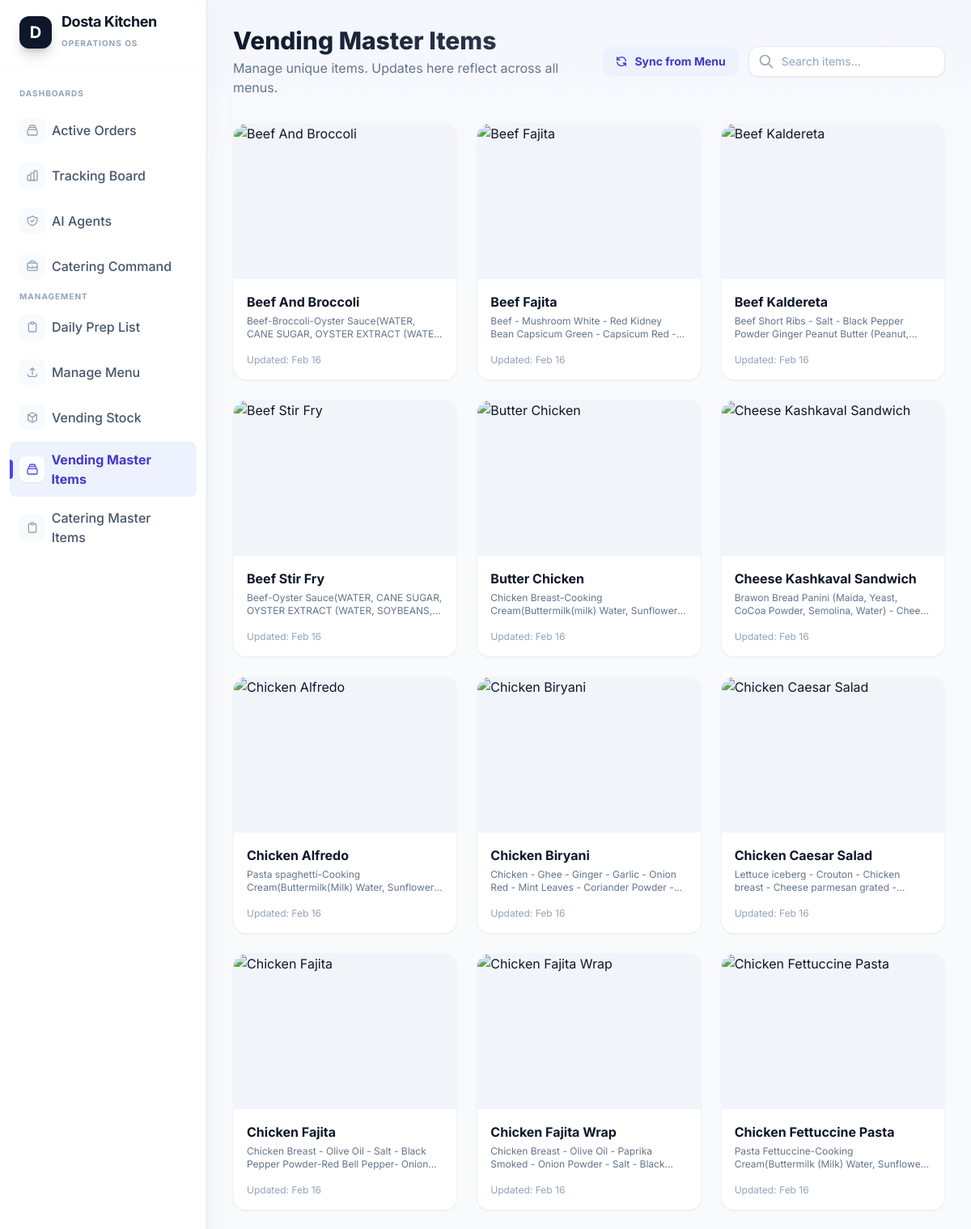
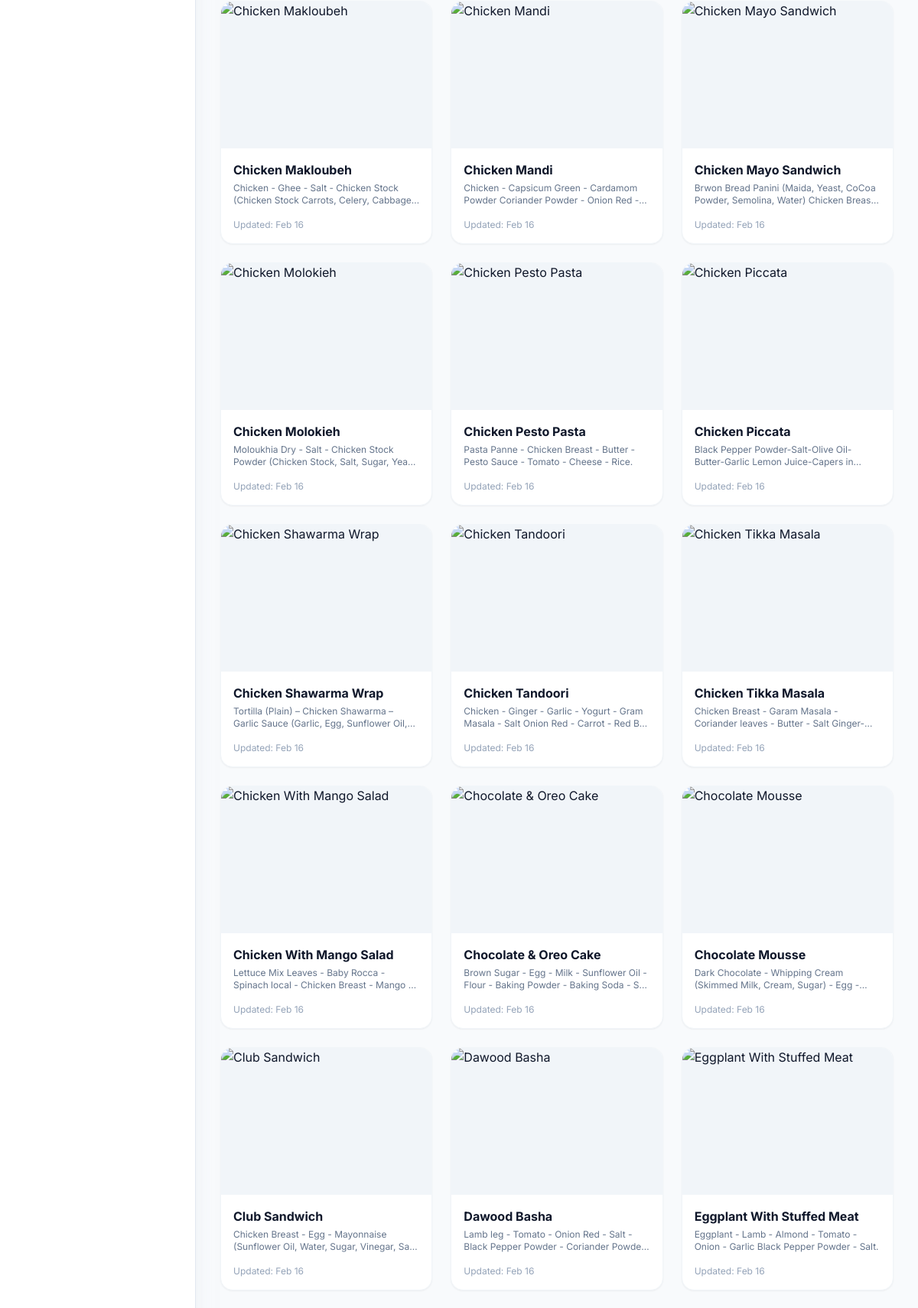
The app's page /kitchen/master-items/vending/ (signed in, upper part) with its own data (2 pictures, top to bottom).
### vending/models.py (models this page shows, shortened)
class MasterItem(models.Model):
    name = models.CharField(max_length=255, unique=True, db_index=True)
    description = models.TextField(blank=True, null=True)
    ingredients = models.TextField(blank=True, null=True)
    calories = models.PositiveIntegerField(default=0, help_text="kcal")
    protein = models.DecimalField(max_digits=6, decimal_places=2, default=0, help_text="grams")
    carbs = models.DecimalField(max_digits=6, decimal_places=2, default=0, help_text="grams")
    fats = models.DecimalField(max_digits=6, decimal_places=2, default=0, help_text="grams")
    heating = models.BooleanField(default=False)
    image_source_url = models.URLField(max_length=500, blank=True, null=True)
    image = models.ImageField(upload_to='menu_images/', blank=True, null=True)
    created_at = models.DateTimeField(auto_now_add=True)
    updated_at = models.DateTimeField(auto_now=True)

### kitchen/views.py (the view, shortened to what this page needs)
# urls.py: path('master-items/vending/', views.VendingMasterListView.as_view(), name='vending_master_list'),
class VendingMasterListView(LoginRequiredMixin, ListView):
    model = VendingMasterItem
    template_name = 'kitchen/master_items_vending.html'
    context_object_name = 'items'
    ordering = ['name']
    def get_queryset(self):
        queryset = super().get_queryset()
        query = self.request.GET.get('q')
        if query:
            queryset = queryset.filter(name__icontains=query)
        return queryset

### kitchen/templates/kitchen/master_items_vending.html (shortened to what this page needs)
{% extends 'kitchen/base.html' %} {% block content %}
<div class="max-w-7xl mx-auto">
 <div
  class="flex flex-col md:flex-row md:items-center justify-between gap-4 mb-8">
  <div>
   <h2
    class="text-3xl font-extrabold text-transparent bg-clip-text bg-gradient-to-r from-slate-900 to-slate-700">
   </h2>
   <p class="text-slate-500 mt-1">
    Manage unique items. Updates here reflect across all menus.
   </p>
  </div>
  <div class="flex items-center gap-3">
   <a
    href="{% url 'kitchen:sync_vending_master' %}"
    class="px-4 py-2 bg-indigo-50 text-indigo-700 rounded-xl font-bold hover:bg-indigo-100 transition-colors flex items-center gap-2 text-sm whitespace-nowrap">
    <svg class="w-4 h-4" fill="none" stroke="currentColor" viewBox="0 0 24 24">
     <path
      stroke-linecap="round"
      stroke-linejoin="round"
      stroke-width="2"
      d="M4 4v5h.582m15.356 2A8.001 8.001 0 004.582 9m0 0H9m11 11v-5h-.581m0 0a8.003 8.003 0 01-15.357-2m15.357 2H15"></path>
    </svg>
    Sync from Menu
   </a>
   <form method="GET" class="relative group">
    <div
     class="absolute inset-y-0 left-0 pl-3 flex items-center pointer-events-none">
    </div>
    <input
     type="text"
     name="q"
     value="{{ request.GET.q|default:'' }}"
     class="block w-full pl-10 pr-3 py-2 border border-slate-200 rounded-xl leading-5 bg-white placeholder-slate-400 focus:outline-none focus:ring-2 focus:ring-indigo-500 focus:border-indigo-500 sm:text-sm shadow-sm transition-all hover:shadow-md"
     placeholder="Search items..."
     autocapitalize="off" />
   </form>
  </div>
 </div>
 <div
  class="grid grid-cols-1 md:grid-cols-2 lg:grid-cols-3 xl:grid-cols-4 gap-6">
  {% for item in items %}
  <div
   class="bg-white rounded-2xl shadow-sm border border-slate-100 hover:shadow-md transition-all overflow-hidden group">
   <div class="h-48 bg-slate-100 relative overflow-hidden group">
   </div>
   <div class="p-4">
    <h3 class="font-bold text-slate-900 mb-1 truncate" title="{{ item.name }}">
     {{ item.name }}
    </h3>
    <p class="text-xs text-slate-500 line-clamp-2 min-h-[2.5em]">
     {{ item.description|default:"No description" }}
    </p>
    <div class="mt-4 flex items-center justify-between text-xs text-slate-400">
     <span>Updated: {{ item.updated_at|date:"M d" }}</span>
    </div>
   </div>
  </div>
  {% endfor %}
 </div>
</div>
{% endblock %}

### kitchen/templates/kitchen/base.html (style rules this page uses)
body { font-family: "Inter", sans-serif; }

### records on screen
MasterItem: name "Beef And Broccoli", description "Beef-Broccoli-Oyster Sauce(WATER, CANE SUGAR, OYSTER EXTRACT…", updated_at "Feb 16"
MasterItem: name "Beef Fajita", description "Beef - Mushroom White - Red Kidney Bean Capsicum Green - Capsicum Red…", updated_at "Feb 16"
MasterItem: name "Beef Kaldereta", description "Beef Short Ribs - Salt - Black Pepper Powder Ginger Peanut Butter…", updated_at "Feb 16"
MasterItem: name "Beef Stir Fry", description "Beef-Oyster Sauce(WATER, CANE SUGAR, OYSTER EXTRACT (WATER,…", updated_at "Feb 16"
MasterItem: name "Butter Chicken", description "Chicken Breast-Cooking Cream(Buttermilk(milk) Water,…", updated_at "Feb 16"
MasterItem: name "Cheese Kashkaval Sandwich", description "Brawon Bread Panini (Maida, Yeast, CoCoa Powder, Semolina, Water) -…", updated_at "Feb 16"
MasterItem: name "Chicken Alfredo", description "Pasta spaghetti-Cooking Cream(Buttermilk(Milk) Water,…", updated_at "Feb 16"
MasterItem: name "Chicken Biryani", description "Chicken - Ghee - Ginger - Garlic - Onion Red - Mint Leaves - Coriander Powder…", updated_at "Feb 16"
MasterItem: name "Chicken Caesar Salad", description "Lettuce iceberg - Crouton - Chicken breast - Cheese parmesan grated…", updated_at "Feb 16"
MasterItem: name "Chicken Fajita", description "Chicken Breast - Olive Oil - Salt - Black Pepper Powder-Red Bell Pepper-…", updated_at "Feb 16"
MasterItem: name "Chicken Fajita Wrap", description "Chicken Breast - Olive Oil - Paprika Smoked - Onion Powder - Salt -…", updated_at "Feb 16"
MasterItem: name "Chicken Fettuccine Pasta", description "Pasta Fettuccine-Cooking Cream(Buttermilk (Milk) Water,…", updated_at "Feb 16"
MasterItem: name "Chicken Makloubeh", description "Chicken - Ghee - Salt - Chicken Stock (Chicken Stock Carrots, Celery,…", updated_at "Feb 16"
MasterItem: name "Chicken Mandi", description "Chicken - Capsicum Green - Cardamom Powder Coriander Powder - Onion Red…", updated_at "Feb 16"
MasterItem: name "Chicken Mayo Sandwich", description "Brwon Bread Panini (Maida, Yeast, CoCoa Powder, Semolina, Water) Chicken…", updated_at "Feb 16"
MasterItem: name "Chicken Molokieh", description "Moloukhia Dry - Salt - Chicken Stock Powder (Chicken Stock, Salt, Sugar,…", updated_at "Feb 16"
MasterItem: name "Chicken Pesto Pasta", description "Pasta Panne - Chicken Breast - Butter - Pesto Sauce - Tomato - Cheese - Rice.", updated_at "Feb 16"
MasterItem: name "Chicken Piccata", description "Black Pepper Powder-Salt-Olive Oil-Butter-Garlic Lemon Juice-Capers…", updated_at "Feb 16"
MasterItem: name "Chicken Shawarma Wrap", description "Tortilla (Plain) – Chicken Shawarma – Garlic Sauce (Garlic, Egg, Sunflower…", updated_at "Feb 16"
MasterItem: name "Chicken Tandoori", description "Chicken - Ginger - Garlic - Yogurt - Gram Masala - Salt Onion Red - Carrot - Red…", updated_at "Feb 16"
MasterItem: name "Chicken Tikka Masala", description "Chicken Breast - Garam Masala - Coriander leaves - Butter -…", updated_at "Feb 16"
MasterItem: name "Chicken With Mango Salad", description "Lettuce Mix Leaves - Baby Rocca - Spinach local - Chicken Breast - Mango…", updated_at "Feb 16"
MasterItem: name "Chocolate & Oreo Cake", description "Brown Sugar - Egg - Milk - Sunflower Oil - Flour - Baking Powder - Baking Soda -…", updated_at "Feb 16"
MasterItem: name "Chocolate Mousse", description "Dark Chocolate - Whipping Cream (Skimmed Milk, Cream, Sugar) - Egg…", updated_at "Feb 16"
MasterItem: name "Club Sandwich", description "Chicken Breast - Egg - Mayonnaise (Sunflower Oil, Water, Sugar, Vinegar,…", updated_at "Feb 16"
MasterItem: name "Dawood Basha", description "Lamb leg - Tomato - Onion Red - Salt - Black Pepper Powder - Coriander…", updated_at "Feb 16"
MasterItem: name "Eggplant With Stuffed Meat", description "Eggplant - Lamb - Almond - Tomato - Onion - Garlic Black Pepper Powder - Salt.", updated_at "Feb 16"
